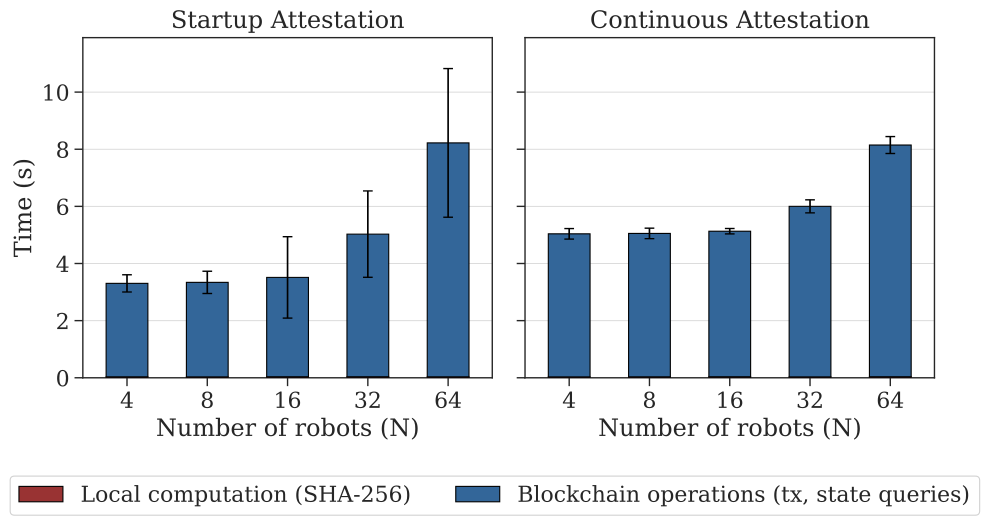

Recreate this plot in Python.
#!/usr/bin/env python3
"""
Final attestation cycle figure + CSV export.

Figure (barplot_attestation_cycle_breakdown_final.pdf):
  Left panel  — Robot Prover, startup mode
  Right panel — Robot Prover, continuous mode
  Shared y-axis. 2 segments: local computation / blockchain operations.

CSV (attestation_cycle_breakdown_final.csv):
  Flat long-format table — all roles, all N, both modes, per-operation mean ± std (ms).
  std_ms is provided only for operation="total"; NaN otherwise.
  Designed for direct import by LaTeX pgfplotstable.
"""

import pandas as pd
import matplotlib.pyplot as plt
import matplotlib.patches as mpatches
import seaborn as sns
from pathlib import Path
import sys
import math

INPUT_FILE = "../data/attestation-times/_summary/durations_per_run.csv"
N_VALUES   = [4, 8, 16, 32, 64]

FONT_SCALE    = 1.8
BAR_WIDTH     = 0.52
GROUP_SPACING = 1.0
HEADROOM      = 1.10
SEC_TO_MS     = 1000.0
EPS           = 1e-4

C_COMPUTE = "#993333"   # dark red   — local computation
C_BC_OPS  = "#336699"   # steel blue — blockchain operations

SEG_ORDER  = ["local_computation", "blockchain_operations"]
SEG_LABELS = {
    "local_computation":   "Local computation (SHA-256)",
    "blockchain_operations": "Blockchain operations (tx, state queries)",
}
SEG_COLORS = {
    "local_computation":   C_COMPUTE,
    "blockchain_operations": C_BC_OPS,
}


# ── data helpers ───────────────────────────────────────────────────────────────

def _get_agg(df, n, group, role, metric):
    mask = (
        (df["n_robots"] == n) &
        (df["participant_group"] == group) &
        (df["role"] == role) &
        (df["metric"] == metric)
    )
    sub = df[mask]
    if sub.empty:
        return 0.0, 0.0
    # One system-level mean per run (averaged across all robots in that run),
    # then mean ± std across the 5 independent runs.
    run_means = sub.groupby("run")["run_mean_s"].mean()
    return float(run_means.mean()), float(run_means.std(ddof=1))


def _mean(df, n, group, role, metric):
    return _get_agg(df, n, group, role, metric)[0]


def _prover_segs(df, n):
    # dur_prover_e2e starts at p_send_evidence_START (same point as evidence_call),
    # so evidence_call ⊂ e2e. Correct non-overlapping partition: local = total - e2e.
    total, std = _get_agg(df, n, "Robot", "prover", "total_lifecycle")
    e2e   = _mean(df, n, "Robot", "prover", "e2e_blockchain")
    local = max(0.0, total - e2e)
    segs = [
        ("local_computation",     local, C_COMPUTE),
        ("blockchain_operations", e2e,   C_BC_OPS),
    ]
    return segs, total, std


# ── drawing ────────────────────────────────────────────────────────────────────

def _draw_stack(ax, x, segments, std, bw):
    bottom = 0.0
    for _, val, color in segments:
        if val > EPS:
            ax.bar(x, val, bottom=bottom, width=bw,
                   color=color, edgecolor="black", linewidth=0.8, zorder=3)
            bottom += val
    if std > 0:
        ax.errorbar(x, bottom, yerr=std,
                    fmt="none", color="black", capsize=3.5,
                    linewidth=1.2, zorder=5)
    return bottom + std


# ── figure ─────────────────────────────────────────────────────────────────────

def generate_figure(df, n_values, script_dir):
    sns.set_theme(context="paper", style="ticks",
                  rc={"xtick.direction": "out", "ytick.direction": "out"},
                  font_scale=FONT_SCALE)
    plt.rcParams.update({"font.family": "serif"})

    fig, (ax_l, ax_r) = plt.subplots(
        1, 2, figsize=(11, 4.6),
        gridspec_kw={"width_ratios": [1, 1], "wspace": 0.08},
        sharey=True,
    )

    # Shared y-limit across both modes
    max_top = 0.0
    for mode in ["startup", "continuous"]:
        sub = df[df["mode"] == mode]
        for n in n_values:
            _, total, std = _prover_segs(sub, n)
            max_top = max(max_top, total + std)
    ylim = max_top * HEADROOM

    for ax, mode, title in [
        (ax_l, "startup",    "Startup Attestation"),
        (ax_r, "continuous", "Continuous Attestation"),
    ]:
        sub = df[df["mode"] == mode]
        print(f"\n=== Robot Prover — {mode} ===")
        print(f"  {'N':>4}  {'local_comp (s)':>16}  {'bc_ops (s)':>12}  {'total (s)':>10}  {'std (s)':>9}")
        for i, n in enumerate(n_values):
            segs, total, std = _prover_segs(sub, n)
            seg_map = {k: v for k, v, _ in segs}
            lc = seg_map.get("local_computation", 0.0)
            bc = seg_map.get("blockchain_operations", 0.0)
            print(f"  N={n:>3}  {lc:>16.4f}  {bc:>12.4f}  {total:>10.4f}  {std:>9.4f}")
            _draw_stack(ax, i * GROUP_SPACING, segs, std, BAR_WIDTH)

        ax.set_xticks([i * GROUP_SPACING for i in range(len(n_values))])
        ax.set_xticklabels([str(n) for n in n_values])
        ax.set_xlabel("Number of robots (N)")
        ax.set_ylim(0, ylim)
        ax.set_xlim(-0.55 * GROUP_SPACING, (len(n_values) - 0.45) * GROUP_SPACING)
        ax.tick_params(axis="both", which="major", length=6, width=1.0, direction="out")
        ax.grid(axis="y", which="major", linestyle="-", linewidth=0.7, alpha=0.75)
        ax.set_axisbelow(True)
        ax.set_title(title, pad=7)

    ax_l.set_ylabel("Time (s)")

    legend_handles = [
        mpatches.Patch(facecolor=SEG_COLORS[k], edgecolor="black", label=SEG_LABELS[k])
        for k in SEG_ORDER
    ]
    fig.legend(
        handles=legend_handles,
        loc="upper center", bbox_to_anchor=(0.5, -0.01),
        ncol=3, frameon=True, framealpha=0.9, fancybox=True,
        fontsize=plt.rcParams.get("legend.fontsize", 9),
    )
    plt.subplots_adjust(top=0.92, bottom=0.18)

    out_path = script_dir / "barplot_attestation_cycle_breakdown_final.pdf"
    fig.savefig(out_path, dpi=300, bbox_inches="tight")
    print(f"[OK] Saved figure: {out_path}")
    plt.close(fig)


# ── CSV export ─────────────────────────────────────────────────────────────────

def generate_csv(df, n_values, script_dir):
    """
    Flat long-format CSV with columns:
      attestation, n_robots, participant, role, operation, mean_ms, std_ms

    One row per (mode, n_robots, participant, role, operation).
    std_ms is populated only for operation="total"; NaN for all sub-operations.
    """
    NaN = float("nan")
    rows = []

    def add(mode, n, participant, role, operation, mean_s, std_s=NaN):
        rows.append({
            "attestation": mode,
            "n_robots":    n,
            "participant": participant,
            "role":        role,
            "operation":   operation,
            "mean_ms":     round(mean_s * SEC_TO_MS, 3),
            "std_ms":      round(std_s  * SEC_TO_MS, 3) if not math.isnan(std_s) else NaN,
        })

    for mode in ["startup", "continuous"]:
        sub = df[df["mode"] == mode]

        for n in n_values:

            # ── Robot Prover (both modes) ──────────────────────────────────
            total, std = _get_agg(sub, n, "Robot", "prover", "total_lifecycle")
            e2e   = _mean(sub, n, "Robot", "prover", "e2e_blockchain")
            local = max(0.0, total - e2e)
            add(mode, n, "Robot", "prover", "local_computation",    local)
            add(mode, n, "Robot", "prover", "blockchain_operations", e2e)
            add(mode, n, "Robot", "prover", "total",                 total, std)

            if mode == "startup":

                # ── SECaaS Verifier — startup (includes oracle DB lookup) ──
                vtotal, vstd = _get_agg(sub, n, "SECaaS", "verifier", "total_lifecycle")
                ver_read = _mean(sub, n, "SECaaS", "verifier", "signatures_fetch")
                ver_comp = _mean(sub, n, "SECaaS", "verifier", "verify_compute")
                ver_tx   = _mean(sub, n, "SECaaS", "verifier", "result_call")
                ver_ovhd = max(0.0, vtotal - (ver_read + ver_comp + ver_tx))
                db_lkp   = _mean(sub, n, "SECaaS", "oracle",   "db_lookup")
                combined = vtotal + db_lkp
                add(mode, n, "SECaaS", "verifier", "fetch_signatures",  ver_read)
                add(mode, n, "SECaaS", "verifier", "hash_comparison",   ver_comp)
                add(mode, n, "SECaaS", "verifier", "submit_result_tx",  ver_tx)
                add(mode, n, "SECaaS", "verifier", "verifier_overhead", ver_ovhd)
                add(mode, n, "SECaaS", "verifier", "db_lookup",         db_lkp)
                add(mode, n, "SECaaS", "verifier", "total",             combined, vstd)

            else:  # continuous

                # ── Robot Verifier — continuous ────────────────────────────
                vtotal, vstd = _get_agg(sub, n, "Robot", "verifier", "total_lifecycle")
                ver_read = _mean(sub, n, "Robot", "verifier", "signatures_fetch")
                ver_comp = _mean(sub, n, "Robot", "verifier", "verify_compute")
                ver_tx   = _mean(sub, n, "Robot", "verifier", "result_call")
                ver_ovhd = max(0.0, vtotal - (ver_read + ver_comp + ver_tx))
                add(mode, n, "Robot",  "verifier", "fetch_signatures",  ver_read)
                add(mode, n, "Robot",  "verifier", "hash_comparison",   ver_comp)
                add(mode, n, "Robot",  "verifier", "submit_result_tx",  ver_tx)
                add(mode, n, "Robot",  "verifier", "verifier_overhead", ver_ovhd)
                add(mode, n, "Robot",  "verifier", "total",             vtotal,  vstd)

                # ── SECaaS Oracle — continuous ─────────────────────────────
                ototal, ostd = _get_agg(sub, n, "SECaaS", "oracle", "total_lifecycle")
                ora_creds = _mean(sub, n, "SECaaS", "oracle", "prover_addr_fetch")
                ora_db    = _mean(sub, n, "SECaaS", "oracle", "db_lookup")
                ora_tx    = _mean(sub, n, "SECaaS", "oracle", "ref_signature_call")
                ora_ovhd  = max(0.0, ototal - (ora_creds + ora_db + ora_tx))
                add(mode, n, "SECaaS", "oracle", "fetch_prover_addr",         ora_creds)
                add(mode, n, "SECaaS", "oracle", "db_lookup",                 ora_db)
                add(mode, n, "SECaaS", "oracle", "submit_ref_measurement_tx", ora_tx)
                add(mode, n, "SECaaS", "oracle", "oracle_overhead",           ora_ovhd)
                add(mode, n, "SECaaS", "oracle", "total",                     ototal,  ostd)

    out_df   = pd.DataFrame(rows)
    out_path = script_dir / "attestation_cycle_breakdown_final.csv"
    out_df.to_csv(out_path, index=False, float_format="%.3f")
    print(f"[OK] Saved CSV:    {out_path}")
    print(f"     {len(rows)} rows  |  columns: {list(out_df.columns)}")
    return out_df


# ── entry point ────────────────────────────────────────────────────────────────

def main():
    script_dir = Path(__file__).parent.resolve()
    csv_path   = (script_dir / INPUT_FILE).resolve()

    if not csv_path.exists():
        print(f"[ERR] CSV not found: {csv_path}")
        sys.exit(1)

    df = pd.read_csv(csv_path)
    df = df[df["n_robots"].isin(N_VALUES)]

    required = {"mode", "n_robots", "participant_group", "role", "metric", "run_mean_s"}
    missing  = required - set(df.columns)
    if missing:
        print(f"[ERR] Missing columns: {missing}")
        sys.exit(1)

    n_values = sorted(df["n_robots"].unique().tolist())

    generate_figure(df, n_values, script_dir)
    generate_csv(df, n_values, script_dir)


if __name__ == "__main__":
    main()
